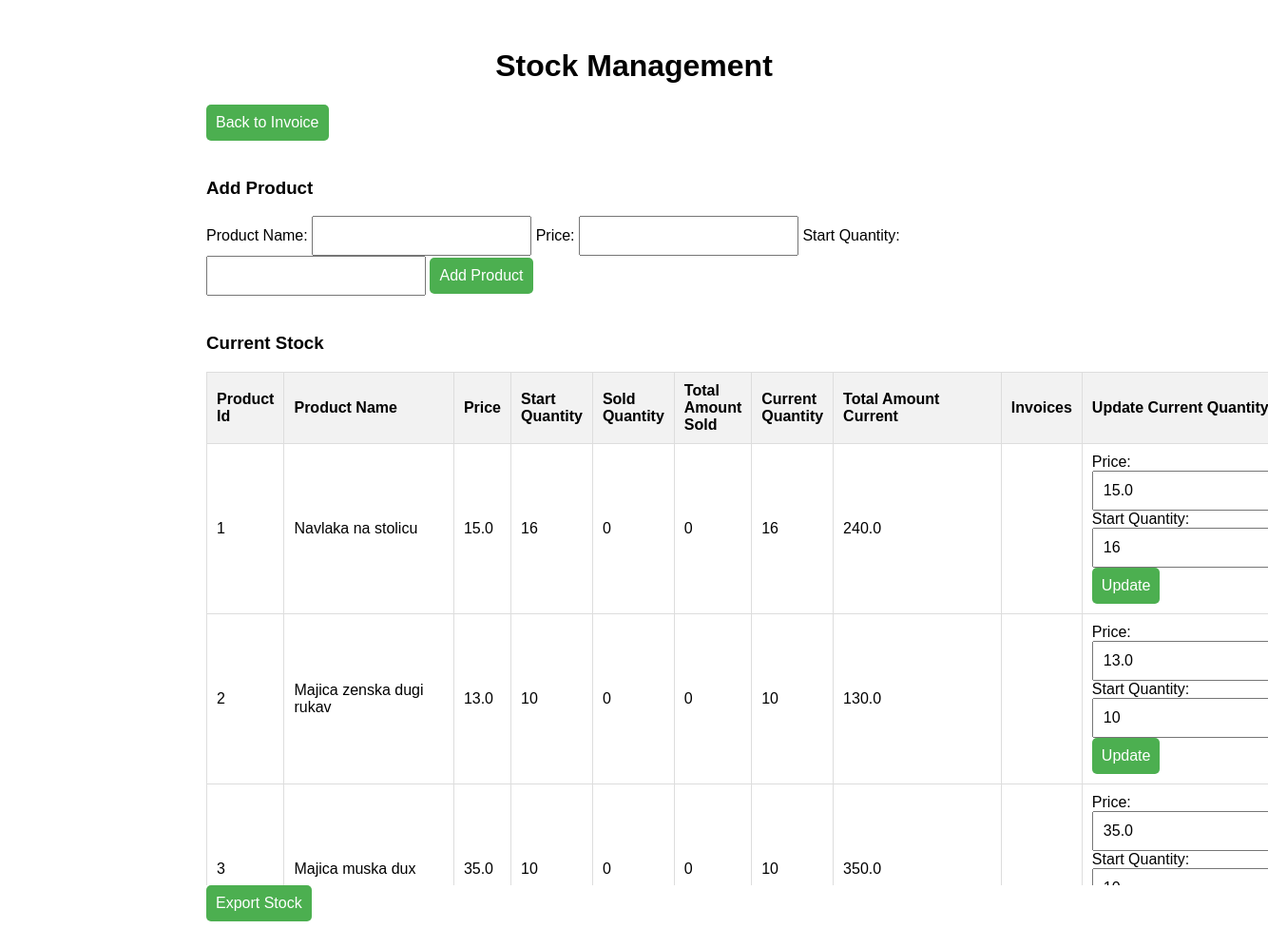
The app's page /stock with its own data.
### tables this page shows
CREATE TABLE stock (
                        id INTEGER PRIMARY KEY AUTOINCREMENT,
                        product_id INTEGER,
                        product_name TEXT,
                        start_quantity INTEGER,
                        created_date TIMESTAMP DEFAULT CURRENT_TIMESTAMP,
                        updated_date TIMESTAMP 
                    );

### app.py (the view)
@app.route("/stock", methods=["GET", "POST"])
def stock_management():
    return sm.stock_management()

### stock_manager.py (called while the page is built)
def stock_management():
    with sqlite3.connect(DATABASE_NAME) as conn:
        c = conn.cursor()
        c.execute("""SELECT * FROM stock_view""")
        products = c.fetchall()
    return render_template("stock.html", products=products)

### templates/stock.html (shortened to what this page needs)
<!DOCTYPE html>
<html lang="en">
<head>
    <link rel="stylesheet" href="/static/stock_manager.css">
</head>
<body>
    <h1>{% trans %}Stock Management{% endtrans %}</h1>
    <form action="/" method="GET">
        <button type="submit">{% trans %}Back to Invoice{% endtrans %}</button>
    </form>
    <form action="/stock/add" method="POST">
        <h3>{% trans %}Add Product{% endtrans %}</h3>
        <label for="product_name">{% trans %}Product Name:{% endtrans %}</label>
        <input type="text" id="product_name" name="product_name" required>
        <label for="price">{% trans %}Price:{% endtrans %}</label>
        <input type="number" id="price" name="price" step="0.01" required>
        <label for="start_quantity">{% trans %}Start Quantity:{% endtrans %}</label>
        <input type="number" id="start_quantity" name="start_quantity" required min="1">
        <button type="submit">{% trans %}Add Product{% endtrans %}</button>
    </form>
    <div class="table-container">
        <h3>{% trans %}Current Stock{% endtrans %}</h3>
        <table >
            <tr >
                <th>{% trans %}Product Id{% endtrans %}</th>
                <th>{% trans %}Product Name{% endtrans %}</th>
                <th>{% trans %}Price{% endtrans %}</th>
                <th>{% trans %}Start Quantity{% endtrans %}</th>
                <th>{% trans %}Sold Quantity{% endtrans %}</th>
                <th>{% trans %}Total Amount Sold{% endtrans %}</th>
                <th>{% trans %}Current Quantity{% endtrans %}</th>
                <th>{% trans %}Total Amount Current{% endtrans %}</th>
                <th>{% trans %}Invoices{% endtrans %}</th>
                <th>{% trans %}Update Current Quantity{% endtrans %}</th>
            </tr>
            {% for product in products %}
            <tr>
                <td>{{ product[0] }}</td>
                <td>{{ product[1] }}</td>
                <td>{{ product[2] }}</td>
                <td>{{ product[3] }}</td>
                <td>{{ product[4] }}</td>
                <td>{{ product[5] }}</td>
                <td>{{ product[6] }}</td>
                <td>{{ product[7] }}</td>
                <td>{{ product[8] }}</td>
                <td>
                    <form action="/stock/update/{{ product[0] }}" method="POST" style="display:inline;">
                        <label for="price">{% trans %}Price:{% endtrans %}</label>
                        <input type="number" name="price" step="0.01" value="{{ product[2] }}" required>
                        <label for="start_quantity">{% trans %}Start Quantity:{% endtrans %}</label>
                        <input type="number" name="start_quantity" value="{{ product[3] }}" required>
                        <button type="submit">{% trans %}Update{% endtrans %}</button>
                    </form>
                </td>
            </tr>
            {% endfor %}
        </table>
    </div>
    <form action="/stock/export" method="GET">
        <button type="submit">{% trans %}Export Stock{% endtrans %}</button>
    </form>
</body>
</html>

### static/stock_manager.css (style rules this page uses)
body { font-family: Arial, sans-serif; max-width: 900px; margin: 20px auto; padding: 10px; display: grid; justify-content: center; align-content: space-evenly; align-items: center; }
h1 { text-align: center; }
table { width: 100%; border-collapse: collapse; margin-bottom: 20px; }
table, th, td { border: 1px solid #ddd; }
th, td { text-align: left; padding: 10px; }
th { background-color: #f2f2f2; position: sticky; top: 0; }
form { margin-bottom: 20px; }
input, button { padding: 10px; font-size: 16px; }
button { background-color: #4CAF50; color: white; border: none; border-radius: 5px; cursor: pointer; }
.table-container { overflow-x: auto; overflow-y: auto; max-height: 600px; max-width: fit-content; width: fit-content; }

### records on screen
stock: product "1", product "Navlaka na stolicu", product "15.0", start_quantity "16", product "0", product "240.0", price "15.0"
stock: product "2", product "Majica zenska dugi rukav", product "13.0", start_quantity "10", product "0", product "130.0", price "13.0"
stock: product "3", product "Majica muska dux", product "35.0", start_quantity "10", product "0", product "350.0", price "35.0"

### other values on screen
{{ trans }} "Stock Management"
{{ trans }} "Back to Invoice"
{{ trans }} "Add Product"
{{ trans }} "Product Name:"
{{ trans }} "Price:"
{{ trans }} "Start Quantity:"
{{ trans }} "Current Stock"
{{ trans }} "Product Id"
{{ trans }} "Product Name"
{{ trans }} "Price"
{{ trans }} "Start Quantity"
{{ trans }} "Sold Quantity"
{{ trans }} "Total Amount Sold"
{{ trans }} "Current Quantity"
{{ trans }} "Total Amount Current"
